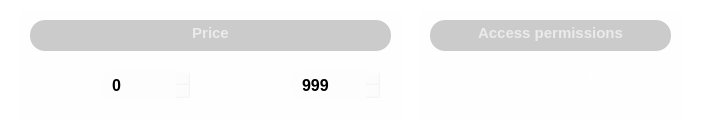
     <widget class="QFrame" name="filter_Data_Frame">
      <property name="enabled">
       <bool>true</bool>
      </property>
      <property name="geometry">
       <rect>
        <x>30</x>
        <y>1000</y>
        <width>701</width>
        <height>131</height>
       </rect>
      </property>
      <property name="styleSheet">
       <string notr="true">background-color: rgba(240, 240, 240,0);</string>
      </property>
      <property name="frameShape">
       <enum>QFrame::StyledPanel</enum>
      </property>
      <property name="frameShadow">
       <enum>QFrame::Raised</enum>
      </property>
      <widget class="QWidget" name="widget" native="true">
       <property name="geometry">
        <rect>
         <x>20</x>
         <y>10</y>
         <width>381</width>
         <height>111</height>
        </rect>
       </property>
       <property name="styleSheet">
        <string notr="true">background-color: rgba(240, 240, 240,0.05);</string>
       </property>
       <widget class="QTextBrowser" name="price_Filter_Title">
        <property name="geometry">
         <rect>
          <x>10</x>
          <y>10</y>
          <width>361</width>
          <height>31</height>
         </rect>
        </property>
        <property name="styleSheet">
         <string notr="true">border-radius:15px;
background-color: rgba(0, 0,  0, 0.2);
color:rgba(255, 255, 255, 0.6)</string>
        </property>
        <property name="html">
         <string>&lt;!DOCTYPE HTML PUBLIC &quot;-//W3C//DTD HTML 4.0//EN&quot; &quot;http://www.w3.org/TR/REC-html40/strict.dtd&quot;&gt;
&lt;html&gt;&lt;head&gt;&lt;meta name=&quot;qrichtext&quot; content=&quot;1&quot; /&gt;&lt;meta charset=&quot;utf-8&quot; /&gt;&lt;style type=&quot;text/css&quot;&gt;
p, li { white-space: pre-wrap; }
hr { height: 1px; border-width: 0; }
li.unchecked::marker { content: &quot;\2610&quot;; }
li.checked::marker { content: &quot;\2612&quot;; }
&lt;/style&gt;&lt;/head&gt;&lt;body style=&quot; font-family:'Ubuntu'; font-size:11pt; font-weight:400; font-style:normal;&quot;&gt;
&lt;p align=&quot;center&quot; style=&quot; margin-top:0px; margin-bottom:0px; margin-left:0px; margin-right:0px; -qt-block-indent:0; text-indent:0px;&quot;&gt;&lt;span style=&quot; font-weight:700;&quot;&gt;Price&lt;/span&gt;&lt;/p&gt;&lt;/body&gt;&lt;/html&gt;</string>
        </property>
       </widget>
       <widget class="QSpinBox" name="price_Min_SpinBox">
        <property name="geometry">
         <rect>
          <x>80</x>
          <y>60</y>
          <width>91</width>
          <height>31</height>
         </rect>
        </property>
        <property name="styleSheet">
         <string notr="true">border-radius:15px;
padding-left : 10px;
font-size:12pt;
font-weight:bold;</string>
        </property>
        <property name="maximum">
         <number>1000</number>
        </property>
        <property name="value">
         <number>0</number>
        </property>
       </widget>
       <widget class="QSpinBox" name="price_Max_SpinBox">
        <property name="geometry">
         <rect>
          <x>270</x>
          <y>60</y>
          <width>91</width>
          <height>31</height>
         </rect>
        </property>
        <property name="styleSheet">
         <string notr="true">border-radius:15px;
padding-left : 10px;
font-size:12pt;
font-weight:bold;</string>
        </property>
        <property name="maximum">
         <number>1000</number>
        </property>
        <property name="value">
         <number>999</number>
        </property>
       </widget>
       <widget class="QTextBrowser" name="price_Min_Text">
        <property name="geometry">
         <rect>
          <x>30</x>
          <y>62</y>
          <width>51</width>
          <height>30</height>
         </rect>
        </property>
        <property name="styleSheet">
         <string notr="true">color:rgba(255, 255, 255, 0.6);
background-color:rgba(255, 255, 255, 0);</string>
        </property>
        <property name="html">
         <string>&lt;!DOCTYPE HTML PUBLIC &quot;-//W3C//DTD HTML 4.0//EN&quot; &quot;http://www.w3.org/TR/REC-html40/strict.dtd&quot;&gt;
&lt;html&gt;&lt;head&gt;&lt;meta name=&quot;qrichtext&quot; content=&quot;1&quot; /&gt;&lt;meta charset=&quot;utf-8&quot; /&gt;&lt;style type=&quot;text/css&quot;&gt;
p, li { white-space: pre-wrap; }
hr { height: 1px; border-width: 0; }
li.unchecked::marker { content: &quot;\2610&quot;; }
li.checked::marker { content: &quot;\2612&quot;; }
&lt;/style&gt;&lt;/head&gt;&lt;body style=&quot; font-family:'Ubuntu'; font-size:11pt; font-weight:400; font-style:normal;&quot;&gt;
&lt;p align=&quot;center&quot; style=&quot; margin-top:0px; margin-bottom:0px; margin-left:0px; margin-right:0px; -qt-block-indent:0; text-indent:0px;&quot;&gt;&lt;span style=&quot; font-weight:700;&quot;&gt;Min :&lt;/span&gt;&lt;/p&gt;&lt;/body&gt;&lt;/html&gt;</string>
        </property>
       </widget>
       <widget class="QTextBrowser" name="price_Max_Text">
        <property name="geometry">
         <rect>
          <x>220</x>
          <y>62</y>
          <width>51</width>
          <height>30</height>
         </rect>
        </property>
        <property name="styleSheet">
         <string notr="true">color:rgba(255, 255, 255, 0.6);
background-color:rgba(255, 255, 255, 0);</string>
        </property>
        <property name="html">
         <string>&lt;!DOCTYPE HTML PUBLIC &quot;-//W3C//DTD HTML 4.0//EN&quot; &quot;http://www.w3.org/TR/REC-html40/strict.dtd&quot;&gt;
&lt;html&gt;&lt;head&gt;&lt;meta name=&quot;qrichtext&quot; content=&quot;1&quot; /&gt;&lt;meta charset=&quot;utf-8&quot; /&gt;&lt;style type=&quot;text/css&quot;&gt;
p, li { white-space: pre-wrap; }
hr { height: 1px; border-width: 0; }
li.unchecked::marker { content: &quot;\2610&quot;; }
li.checked::marker { content: &quot;\2612&quot;; }
&lt;/style&gt;&lt;/head&gt;&lt;body style=&quot; font-family:'Ubuntu'; font-size:11pt; font-weight:400; font-style:normal;&quot;&gt;
&lt;p align=&quot;center&quot; style=&quot; margin-top:0px; margin-bottom:0px; margin-left:0px; margin-right:0px; -qt-block-indent:0; text-indent:0px;&quot;&gt;&lt;span style=&quot; font-weight:700;&quot;&gt;Max :&lt;/span&gt;&lt;/p&gt;&lt;/body&gt;&lt;/html&gt;</string>
        </property>
       </widget>
      </widget>
      <widget class="QWidget" name="widget_3" native="true">
       <property name="geometry">
        <rect>
         <x>420</x>
         <y>10</y>
         <width>261</width>
         <height>111</height>
        </rect>
       </property>
       <property name="styleSheet">
        <string notr="true">background-color: rgba(240, 240, 240,0.05);</string>
       </property>
       <widget class="QTextBrowser" name="Acces_Filter_Title">
        <property name="geometry">
         <rect>
          <x>10</x>
          <y>10</y>
          <width>241</width>
          <height>31</height>
         </rect>
        </property>
        <property name="styleSheet">
         <string notr="true">border-radius:15px;
background-color: rgba(0, 0,  0, 0.2);
color:rgba(255, 255, 255, 0.6)</string>
        </property>
        <property name="html">
         <string>&lt;!DOCTYPE HTML PUBLIC &quot;-//W3C//DTD HTML 4.0//EN&quot; &quot;http://www.w3.org/TR/REC-html40/strict.dtd&quot;&gt;
&lt;html&gt;&lt;head&gt;&lt;meta name=&quot;qrichtext&quot; content=&quot;1&quot; /&gt;&lt;meta charset=&quot;utf-8&quot; /&gt;&lt;style type=&quot;text/css&quot;&gt;
p, li { white-space: pre-wrap; }
hr { height: 1px; border-width: 0; }
li.unchecked::marker { content: &quot;\2610&quot;; }
li.checked::marker { content: &quot;\2612&quot;; }
&lt;/style&gt;&lt;/head&gt;&lt;body style=&quot; font-family:'Ubuntu'; font-size:11pt; font-weight:400; font-style:normal;&quot;&gt;
&lt;p align=&quot;center&quot; style=&quot; margin-top:0px; margin-bottom:0px; margin-left:0px; margin-right:0px; -qt-block-indent:0; text-indent:0px;&quot;&gt;&lt;span style=&quot; font-weight:700;&quot;&gt;Access permissions&lt;/span&gt;&lt;/p&gt;&lt;/body&gt;&lt;/html&gt;</string>
        </property>
       </widget>
       <widget class="QRadioButton" name="allow_Filter_RadioButton">
        <property name="geometry">
         <rect>
          <x>40</x>
          <y>55</y>
          <width>81</width>
          <height>23</height>
         </rect>
        </property>
        <property name="styleSheet">
         <string notr="true">border-radius:15px;
padding-left : 10px;
font-size:12pt;
font-weight:bold;
background-color: rgba(255, 255, 255, 0);
color:rgba(255, 255, 255, 0.6);</string>
        </property>
        <property name="text">
         <string>Allow</string>
        </property>
       </widget>
       <widget class="QRadioButton" name="deny_Filter_RadioButton">
        <property name="geometry">
         <rect>
          <x>140</x>
          <y>55</y>
          <width>81</width>
          <height>23</height>
         </rect>
        </property>
        <property name="styleSheet">
         <string notr="true">border-radius:15px;
padding-left : 10px;
font-size:12pt;
font-weight:bold;
background-color: rgba(255, 255, 255, 0);
color:rgba(255, 255, 255, 0.6);</string>
        </property>
        <property name="text">
         <string>Deny</string>
        </property>
       </widget>
       <widget class="QRadioButton" name="not_Defined_Filter_RadioButton">
        <property name="geometry">
         <rect>
          <x>63</x>
          <y>80</y>
          <width>131</width>
          <height>23</height>
         </rect>
        </property>
        <property name="styleSheet">
         <string notr="true">border-radius:15px;
padding-left : 10px;
font-size:12pt;
font-weight:bold;
background-color: rgba(255, 255, 255, 0);
color:rgba(255, 255, 255, 0.6);</string>
        </property>
        <property name="text">
         <string>Not Defined</string>
        </property>
       </widget>
      </widget>
     </widget>
